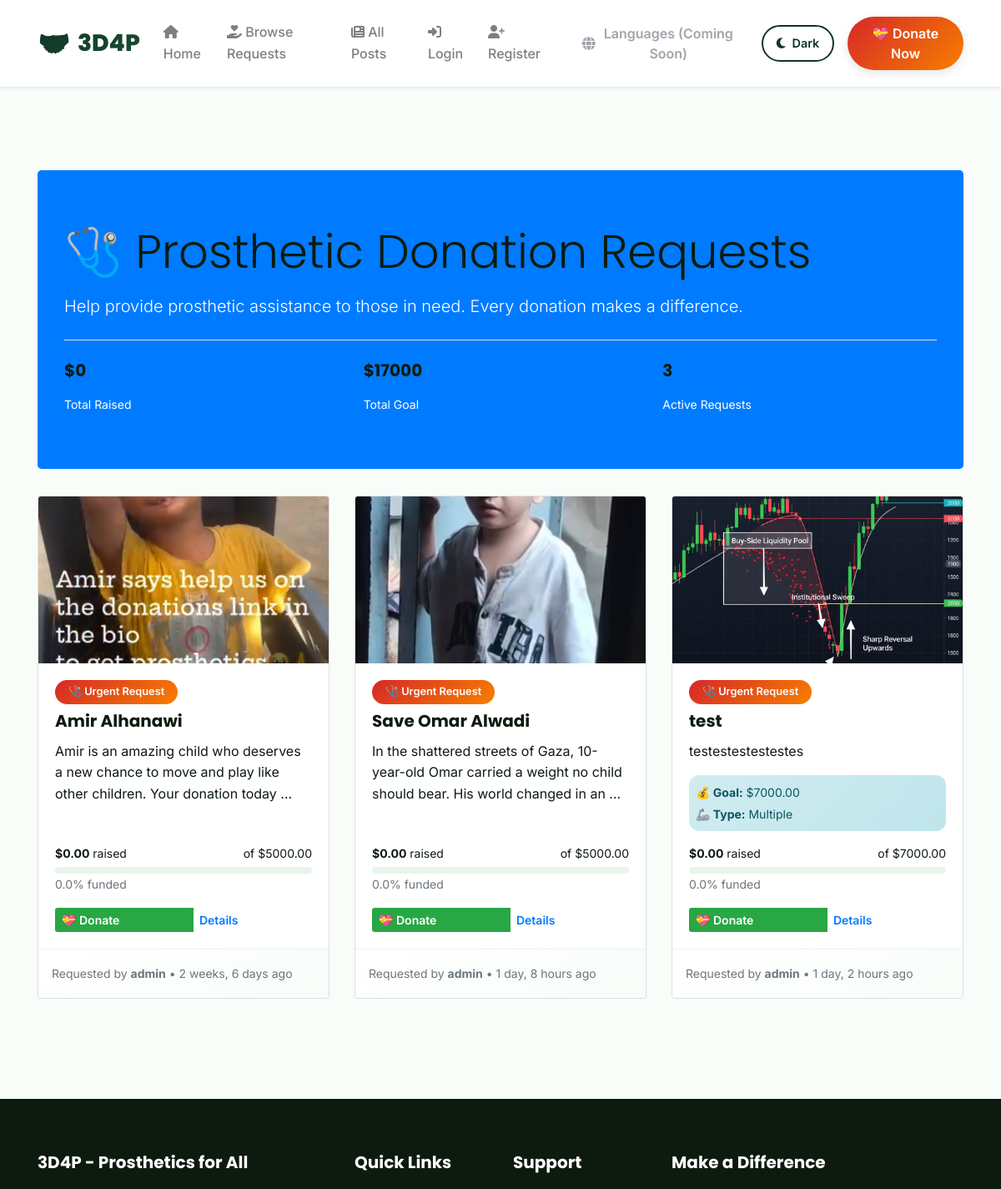
/donations/ (upper part), run on an earlier commit of the app's database.
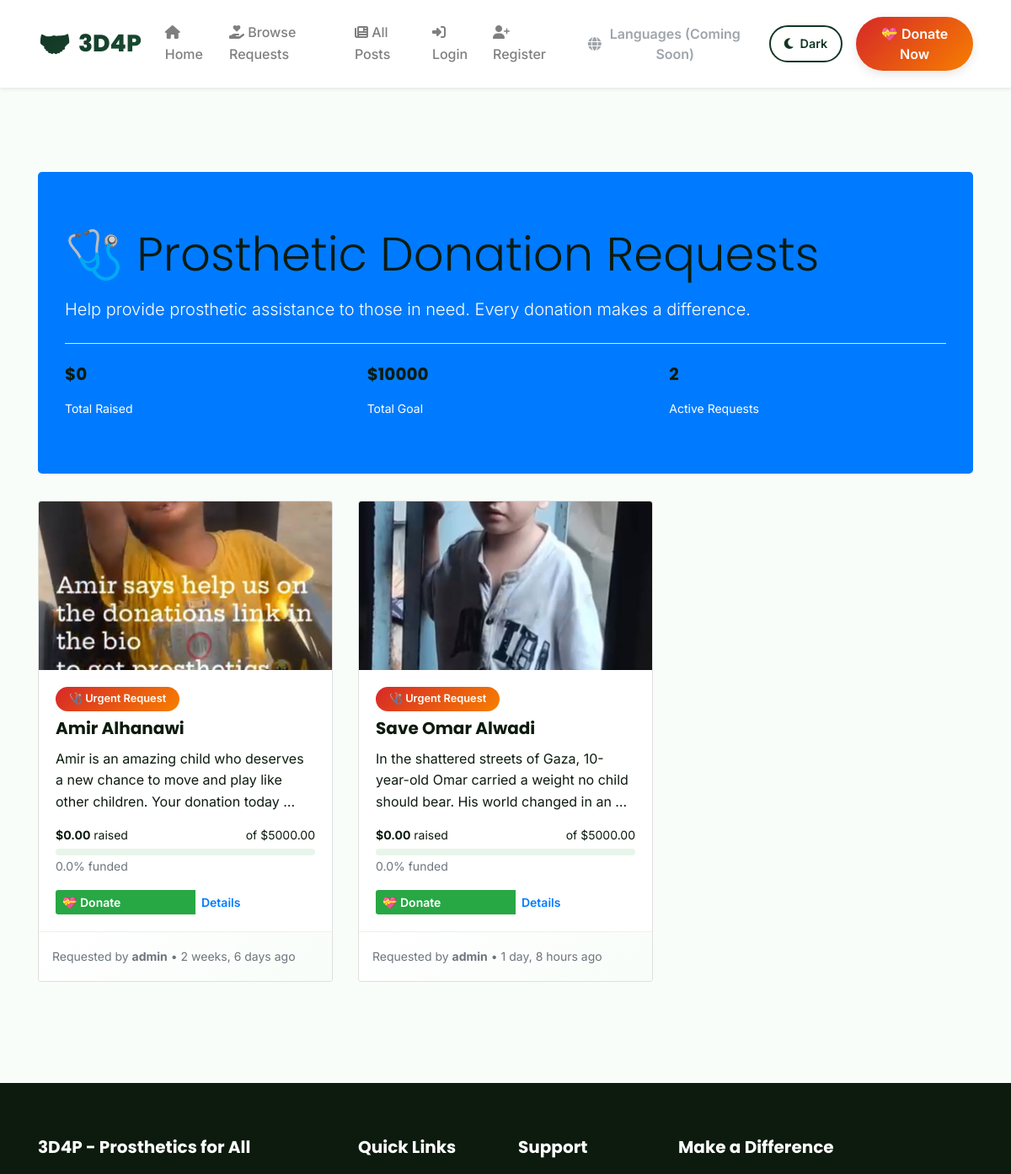
And on a later commit of the database.
### posts/models.py (models this page shows, shortened)
class Post(models.Model):
    POST_TYPE_CHOICES = [
        ('regular', 'Regular Post'),
        ('donation', 'Donation Request'),
    ]
    author = models.ForeignKey(User, on_delete=models.CASCADE, null=True, blank=True)
    author_name = models.CharField(max_length=100, blank=True)
    title = models.CharField(max_length=200)
    content = models.TextField()
    post_type = models.CharField(max_length=20, choices=POST_TYPE_CHOICES, default='regular')
    is_approved = models.BooleanField(default=False)
    created_at = models.DateTimeField(auto_now_add=True)
    updated_at = models.DateTimeField(auto_now=True)
    view_count = models.IntegerField(default=0)
    share_count = models.IntegerField(default=0)
    image = models.ImageField(upload_to='post_images/', null=True, blank=True)

class DonationRequest(models.Model):
    post = models.OneToOneField(Post, on_delete=models.CASCADE, related_name='donation_details')
    estimated_cost = models.DecimalField(max_digits=10, decimal_places=2)
    prosthetic_type = models.CharField(max_length=100)
    measurements = models.TextField()

### donations/models.py (models this page shows, shortened)
class DonationGoal(models.Model):
    post = models.OneToOneField(Post, on_delete=models.CASCADE, related_name='donation_goal')
    goal_amount = models.DecimalField(max_digits=10, decimal_places=2)
    current_amount = models.DecimalField(max_digits=10, decimal_places=2, default=Decimal('0.00'))
    is_active = models.BooleanField(default=True)
    created_at = models.DateTimeField(auto_now_add=True)
    @property
    def progress_percentage(self):
        if self.goal_amount == 0:
            return 0
        return min((self.current_amount / self.goal_amount) * 100, 100)
    def update_current_amount(self):
        total = self.post.donations.filter(payment_status='completed').aggregate(
            total=models.Sum('amount')
        )['total'] or Decimal('0.00')
        self.current_amount = total
        self.save()
        return self.current_amount

### users/models.py (models this page shows, shortened)
class CustomUser(AbstractUser):
    is_member = models.BooleanField(default=False)
    is_verified = models.BooleanField(default=False)
    bio = models.TextField(blank=True)
    date_of_birth = models.DateField(null=True, blank=True)
    pass

### donations/views.py (the view)
# urls.py: path('', views.donation_list, name='donation_list'),
def donation_list(request):
    posts_with_goals = Post.objects.filter(
        post_type='donation',
        is_approved=True,
        donation_goal__is_active=True
    ).select_related('donation_goal', 'author').prefetch_related('donations')
    for post in posts_with_goals:
        post.donation_goal.update_current_amount()
    paginator = Paginator(posts_with_goals, 12)
    page_number = request.GET.get('page')
    page_obj = paginator.get_page(page_number)
    context = {
        'posts': page_obj,
        'total_raised': sum(post.donation_goal.current_amount for post in posts_with_goals),
        'total_goals': sum(post.donation_goal.goal_amount for post in posts_with_goals),
    }
    return render(request, 'donations/donation_list.html', context)

### utils/error_handlers.py (called while the page is built)
    def __call__(self, request):
        if self.is_suspicious_request(request):
            logger.warning(
                f"Suspicious request detected: {request.method} {request.get_full_path()} "
                f"from IP: {self.get_client_ip(request)}"
            )
        response = self.get_response(request)
        return response

    def is_suspicious_request(self, request):
        suspicious_patterns = [
            'admin/', 'wp-admin/', 'phpmyadmin/', '.env', 'config.php',
            'shell.php', 'cmd.php', 'eval(', 'system(', 'exec('
        ]
        path = request.get_full_path().lower()
        return any(pattern in path for pattern in suspicious_patterns)

### donations/templates/donations/donation_list.html (shortened to what this page needs)
{% extends 'base.html' %}
{% block content %}
<div class="container mt-4">
    <div class="jumbotron bg-primary text-white">
        <h1 class="display-4">🩺 Prosthetic Donation Requests</h1>
        <p class="lead">Help provide prosthetic assistance to those in need. Every donation makes a difference.</p>
        <hr class="my-4 bg-white">
        <div class="row">
            <div class="col-md-4">
                <h5>${{ total_raised|floatformat:0 }}</h5>
                <small>Total Raised</small>
            </div>
            <div class="col-md-4">
                <h5>${{ total_goals|floatformat:0 }}</h5>
                <small>Total Goal</small>
            </div>
            <div class="col-md-4">
                <h5>{{ posts|length }}</h5>
                <small>Active Requests</small>
            </div>
        </div>
    </div>
    {% if posts %}
        <div class="row">
            {% for post in posts %}
            <div class="col-md-6 col-lg-4 mb-4">
                <div class="card h-100">
                    {% if post.image %}
                        <img src="{{ post.image.url }}" class="card-img-top" alt="{{ post.title }}" style="height: 200px; object-fit: cover;">
                    {% endif %}
                    <div class="card-body d-flex flex-column">
                        <span class="badge badge-danger mb-2 align-self-start">🩺 Urgent Request</span>
                        <h5 class="card-title">{{ post.title }}</h5>
                        <p class="card-text flex-grow-1">{{ post.content|truncatewords:20 }}</p>
                        {% if post.donation_details %}
                        <div class="alert alert-info p-2 mb-3">
                            <small>
                                <strong>💰 Goal:</strong> ${{ post.donation_details.estimated_cost }}<br>
                                <strong>🦾 Type:</strong> {{ post.donation_details.prosthetic_type }}
                            </small>
                        </div>
                        {% endif %}
                        {% if post.donation_goal %}
                        <div class="mb-3">
                            <div class="d-flex justify-content-between mb-1">
                                <small><strong>${{ post.donation_goal.current_amount }}</strong> raised</small>
                                <small>of ${{ post.donation_goal.goal_amount }}</small>
                            </div>
                            <div class="progress" style="height: 8px;">
                            </div>
                            <small class="text-muted">{{ post.donation_goal.progress_percentage|floatformat:1 }}% funded</small>
                        </div>
                        {% endif %}
                        <div class="mt-auto">
                            <div class="btn-group btn-group-sm d-flex">
                                <a href="{% url 'donate_to_post' post.id %}" class="btn btn-success flex-fill">
                                    💝 Donate
                                </a>
                                <a href="{% url 'post_detail' post.pk %}" class="btn btn-outline-primary flex-fill">
                                    Details
                                </a>
                            </div>
                        </div>
                    </div>
                    <div class="card-footer bg-light">
                        <small class="text-muted">
                            Requested by
                            {% if post.author %}
                                <strong>{{ post.author.username }}</strong>
                            {% else %}
                                <strong>{{ post.author_name }}</strong>
                            {% endif %}
                            • {{ post.created_at|timesince }} ago
                        </small>
                    </div>
                </div>
            </div>
            {% endfor %}
        </div>
    {% endif %}
</div>
{% endblock %}

What changed in the data, as far as the page shows it:
removed Post: image (picture), title "test", content "testestestestestes", donation_details.estimated_cost "7000.00", donation_details.prosthetic_type "Multiple", donation_goal.current_amount "0.00", donation_goal.goal_amount "7000.00", donation_goal.progress_percentage "0.0", author.username "admin", created_at "1 day, 2 hours"
Also different on the page:
{{ total_goals|floatformat:0 }}: "17000" → "10000"
{{ posts|length }}: "3" → "2"
